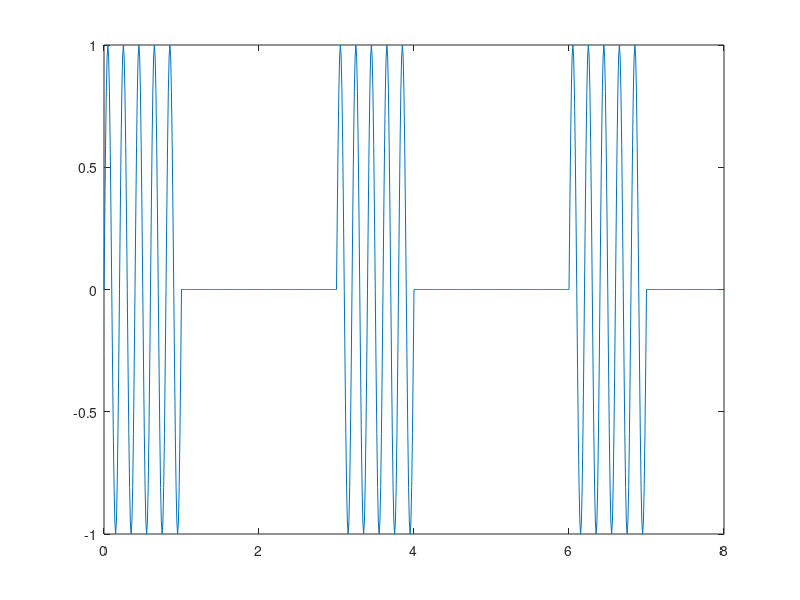

MATLAB code to generate this figure:
bn = '10010010';
ln = length(bn);
Tb=1;
Ts=0.01;
t=0:Ts:Tb-Ts;
p0 = zeros(1,length(t));
p1 = ones(1,length(t));
yo=[];
for n = 1:ln
    if bn(n) == '1'
        y=p1;
    elseif bn(n) == '0'
        y=p0;
    end
    yo=[yo,y];
end
t= 0:Ts:ln*Tb-Ts;
c=sin(2*pi*5*t);
yMod = yo.*c;
plot(t,yMod);
